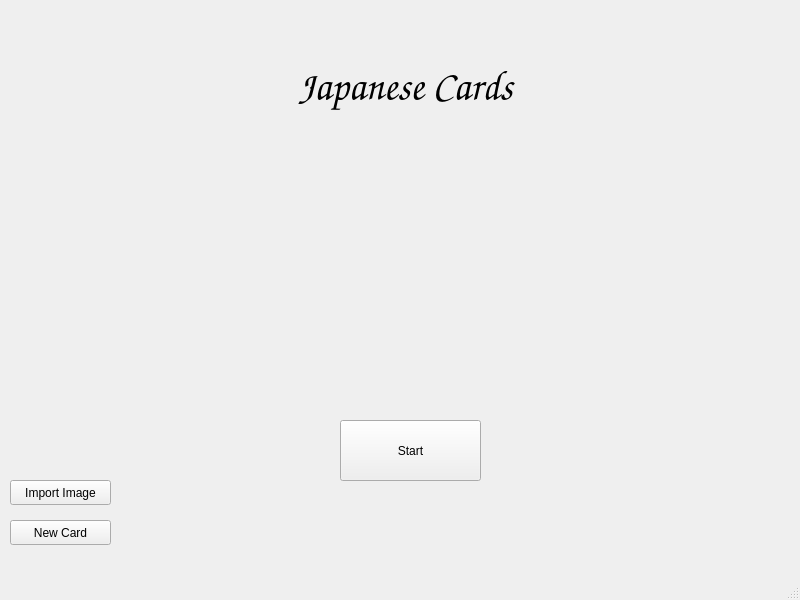
<?xml version="1.0" encoding="UTF-8"?>
<ui version="4.0">
 <class>MainWindow</class>
 <widget class="QMainWindow" name="MainWindow">
  <property name="geometry">
   <rect>
    <x>0</x>
    <y>0</y>
    <width>800</width>
    <height>600</height>
   </rect>
  </property>
  <property name="windowTitle">
   <string>MainWindow</string>
  </property>
  <widget class="QWidget" name="centralwidget">
   <widget class="QLabel" name="label">
    <property name="geometry">
     <rect>
      <x>240</x>
      <y>50</y>
      <width>331</width>
      <height>71</height>
     </rect>
    </property>
    <property name="font">
     <font>
      <family>Comic Sans MS</family>
      <pointsize>30</pointsize>
      <weight>75</weight>
      <italic>true</italic>
      <bold>true</bold>
      <underline>false</underline>
      <strikeout>false</strikeout>
     </font>
    </property>
    <property name="text">
     <string>Japanese Cards</string>
    </property>
    <property name="alignment">
     <set>Qt::AlignCenter</set>
    </property>
   </widget>
   <widget class="QPushButton" name="pushButton">
    <property name="geometry">
     <rect>
      <x>340</x>
      <y>420</y>
      <width>141</width>
      <height>61</height>
     </rect>
    </property>
    <property name="text">
     <string>Start</string>
    </property>
   </widget>
   <widget class="QPushButton" name="pushButton_2">
    <property name="geometry">
     <rect>
      <x>10</x>
      <y>480</y>
      <width>101</width>
      <height>25</height>
     </rect>
    </property>
    <property name="text">
     <string>Import Image</string>
    </property>
   </widget>
   <widget class="QPushButton" name="pushButton_3">
    <property name="geometry">
     <rect>
      <x>10</x>
      <y>520</y>
      <width>101</width>
      <height>25</height>
     </rect>
    </property>
    <property name="text">
     <string>New Card</string>
    </property>
   </widget>
   <widget class="QLabel" name="label_2">
    <property name="geometry">
     <rect>
      <x>-10</x>
      <y>0</y>
      <width>801</width>
      <height>581</height>
     </rect>
    </property>
    <property name="text">
     <string>&lt;html&gt;&lt;head/&gt;&lt;body&gt;&lt;p&gt;&lt;img src=&quot;:/newPrefix/minimal-minimalist-nature-sunrise-river-mountains-trees-8k-wallpaper-800x600.jpg&quot;/&gt;&lt;/p&gt;&lt;/body&gt;&lt;/html&gt;</string>
    </property>
   </widget>
   <zorder>label_2</zorder>
   <zorder>label</zorder>
   <zorder>pushButton</zorder>
   <zorder>pushButton_2</zorder>
   <zorder>pushButton_3</zorder>
  </widget>
  <widget class="QMenuBar" name="menubar">
   <property name="geometry">
    <rect>
     <x>0</x>
     <y>0</y>
     <width>800</width>
     <height>21</height>
    </rect>
   </property>
  </widget>
  <widget class="QStatusBar" name="statusbar"/>
 </widget>
 <resources>
  <include location="../teste.qrc"/>
 </resources>
 <connections/>
</ui>
